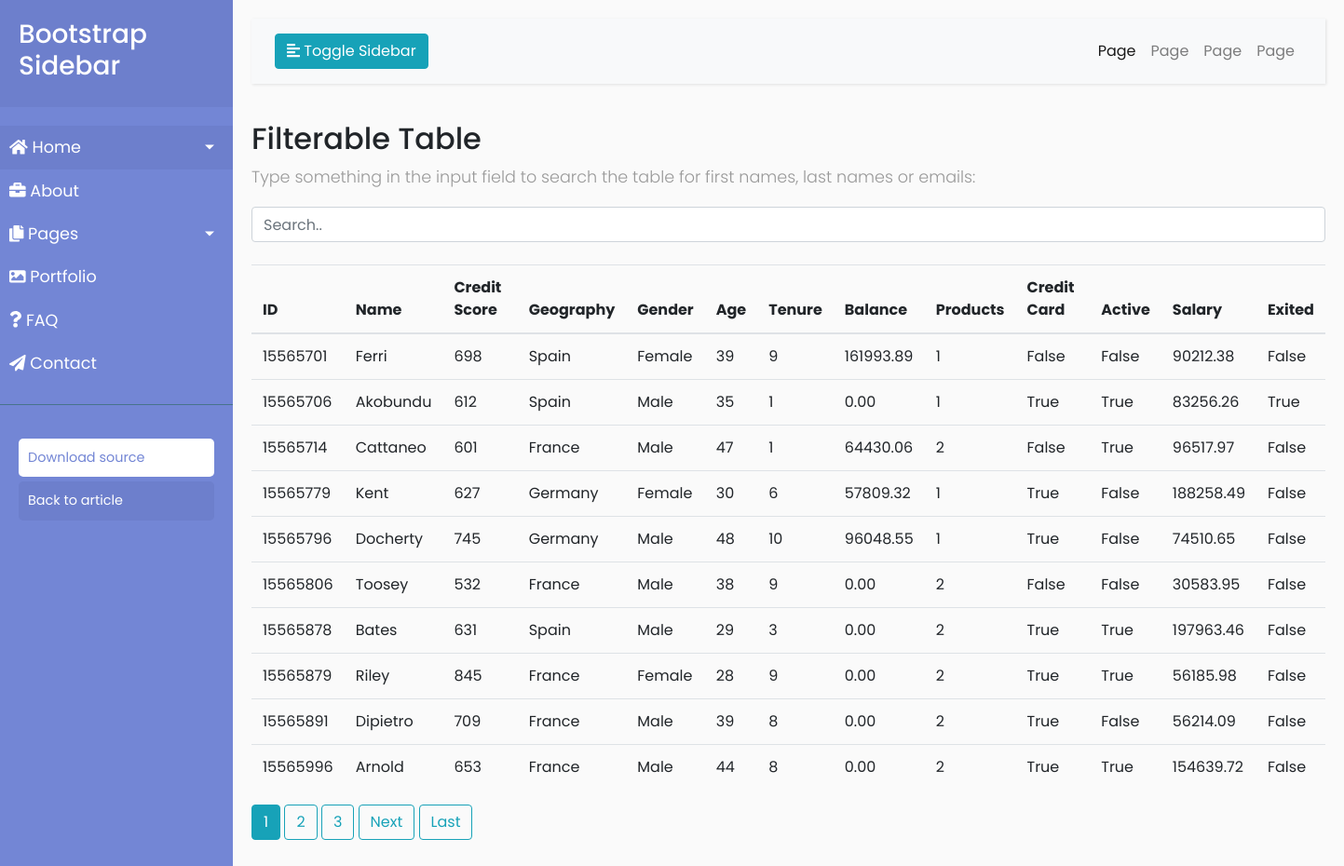
/clients/, run on the app's committed database.
### clients/models.py (models this page shows, shortened)
class Client(models.Model):
    client_id = models.IntegerField(primary_key=True)
    client_name = models.CharField(max_length=40)
    credit_score = models.IntegerField()
    geography = models.CharField(max_length=20)
    gender = models.CharField(max_length=20)
    age = models.IntegerField()
    tenure = models.IntegerField()
    balance = models.DecimalField(decimal_places=2, max_digits=10)
    num_of_products = models.IntegerField()
    has_credit_card = models.BooleanField()
    is_active_member = models.BooleanField()
    estimated_salary = models.DecimalField(decimal_places=2, max_digits=10)
    exited = models.BooleanField()

### clients/views.py (the view)
# urls.py: path('', ClientListView.as_view(), name='clients'),
class ClientListView(ListView):
    model = Client
    context_object_name = 'clients'
    ordering = ['client_id']
    paginate_by = 10

### clients/templates/clients/client_list.html (shortened to what this page needs)
{% extends "clients/base.html" %}
{% block content %}
<h2>Filterable Table</h2>
  <p>Type something in the input field to search the table for first names, last names or emails:</p>
  <input class="form-control" id="myInput" type="text" placeholder="Search..">
  <br>
    <table class="table table-hover">
      <thead>
        <tr>
          <th>ID</th>
          <th>Name</th>
          <th>Credit Score</th>
          <th>Geography</th>
          <th>Gender</th>
          <th>Age</th>
          <th>Tenure</th>
          <th>Balance</th>
          <th>Products</th>
          <th>Credit Card</th>
          <th>Active</th>
          <th>Salary</th>
          <th>Exited</th>
        </tr>
      </thead>
      <tbody id="tableData">
      {% for client in clients %}
          <tr>
            <td>{{ client.client_id }}</td>
            <td>{{ client.client_name }}</td>
            <td>{{ client.credit_score }}</td>
            <td>{{ client.geography }}</td>
            <td>{{ client.gender }}</td>
            <td>{{ client.age }}</td>
            <td>{{ client.tenure }}</td>
            <td>{{ client.balance }}</td>
            <td>{{ client.num_of_products }}</td>
            <td>{{ client.has_credit_card }}</td>
            <td>{{ client.is_active_member }}</td>
            <td>{{ client.estimated_salary }}</td>
            <td>{{ client.exited }}</td>
          </tr>
      {% endfor %}
      </tbody>
    </table>
  {% if is_paginated %}
    {% for num in page_obj.paginator.page_range %}
      {% if page_obj.number == num %}
        <a class="btn btn-info mb-4" href="?page={{ num }}">{{ num }}</a>
      {% elif num > page_obj.number|add:'-3' and num < page_obj.number|add:'3' %}
        <a class="btn btn-outline-info mb-4" href="?page={{ num }}">{{ num }}</a>
      {% endif %}
    {% endfor %}
    {% if page_obj.has_next %}
      <a class="btn btn-outline-info mb-4" href="?page={{ page_obj.next_page_number }}">Next</a>
      <a class="btn btn-outline-info mb-4" href="?page={{ page_obj.paginator.num_pages }}">Last</a>
    {% endif %}
  {% endif %}
{% endblock content %}

### clients/templates/clients/base.html (shortened to what this page needs)
{% load static %}
<!DOCTYPE html>
<html>
<head>
    <link rel="stylesheet" href="https://stackpath.bootstrapcdn.com/bootstrap/4.1.0/css/bootstrap.min.css">
		<link rel="stylesheet" href={% static 'clients/css/clients.css' %}>
</head>
<body>
    <div class="wrapper">
        <nav id="sidebar">
            <div class="sidebar-header">
                <h3>Bootstrap Sidebar</h3>
            </div>
            <ul class="list-unstyled components">
                <li class="active">
                    <a href="#homeSubmenu" data-toggle="collapse" aria-expanded="false" class="dropdown-toggle">
                        <i class="fas fa-home"></i>
                        Home
                    </a>
                </li>
                <li>
                    <a href="#">
                        <i class="fas fa-briefcase"></i>
                        About
                    </a>
                    <a href="#pageSubmenu" data-toggle="collapse" aria-expanded="false" class="dropdown-toggle">
                        <i class="fas fa-copy"></i>
                        Pages
                    </a>
                </li>
                <li>
                    <a href="#">
                        <i class="fas fa-image"></i>
                        Portfolio
                    </a>
                </li>
                <li>
                    <a href="#">
                        <i class="fas fa-question"></i>
                        FAQ
                    </a>
                </li>
                <li>
                    <a href="#">
                        <i class="fas fa-paper-plane"></i>
                        Contact
                    </a>
                </li>
            </ul>
            <ul class="list-unstyled CTAs">
                <li>
                    <a href="https://bootstrapious.com/tutorial/files/sidebar.zip" class="download">Download source</a>
                </li>
                <li>
                    <a href="https://bootstrapious.com/p/bootstrap-sidebar" class="article">Back to article</a>
                </li>
            </ul>
        </nav>
        <div id="content">
            <nav class="navbar navbar-expand-lg navbar-light bg-light">
                <div class="container-fluid">
                    <button type="button" id="sidebarCollapse" class="btn btn-info">
                        <i class="fas fa-align-left"></i>
                        <span>Toggle Sidebar</span>
                    </button>
                    <div class="collapse navbar-collapse" id="navbarSupportedContent">
                        <ul class="nav navbar-nav ml-auto">
                            <li class="nav-item active">
                                <a class="nav-link" href="#">Page</a>
                            </li>
                            <li class="nav-item">
                                <a class="nav-link" href="#">Page</a>
                            </li>
                            <li class="nav-item">
                                <a class="nav-link" href="#">Page</a>
                            </li>
                            <li class="nav-item">
                                <a class="nav-link" href="#">Page</a>
                            </li>
                        </ul>
                    </div>
                </div>
            </nav>
						{% block content %}{% endblock %}
			</div>
    </div>
</body>
</html>

### clients/static/clients/css/clients.css (style rules this page uses)
body { font-family: 'Poppins', sans-serif; background: #fafafa; }
p { font-family: 'Poppins', sans-serif; font-size: 1.1em; font-weight: 300; line-height: 1.7em; color: #999; }
a, a:hover, a:focus { color: inherit; text-decoration: none; transition: all 0.3s; }
.navbar { padding: 15px 10px; background: #fff; border: none; border-radius: 0; margin-bottom: 40px; box-shadow: 1px 1px 3px rgba(0, 0, 0, 0.1); }
i, span { display: inline-block; }
.wrapper { display: flex; align-items: stretch; }
#sidebar { min-width: 250px; max-width: 250px; background: #7386D5; color: #fff; transition: all 0.3s; }
#sidebar ul li a { text-align: left; }
#sidebar .sidebar-header { padding: 20px; background: #6d7fcc; }
#sidebar ul.components { padding: 20px 0; border-bottom: 1px solid #47748b; }
#sidebar ul li a { padding: 10px; font-size: 1.1em; display: block; }
#sidebar ul li.active>a, a[aria-expanded="true"] { color: #fff; background: #6d7fcc; }
a[data-toggle="collapse"] { position: relative; }
.dropdown-toggle::after { display: block; position: absolute; top: 50%; right: 20px; transform: translateY(-50%); }
ul.CTAs { padding: 20px; }
ul.CTAs a { text-align: center; font-size: 0.9em !important; display: block; border-radius: 5px; margin-bottom: 5px; }
a.download { background: #fff; color: #7386D5; }
a.article, a.article:hover { background: #6d7fcc !important; color: #fff !important; }
#content { width: 100%; padding: 20px; min-height: 100vh; transition: all 0.3s; }

### data on the page
Client: client_id "15565701", client_name "Ferri", credit_score "698", geography "Spain", gender "Female", age "39", tenure "9", balance "161993.89", num_of_products "1", has_credit_card "False", is_active_member "False", estimated_salary "90212.38", exited "False"
Client: client_id "15565706", client_name "Akobundu", credit_score "612", geography "Spain", gender "Male", age "35", tenure "1", balance "0.00", num_of_products "1", has_credit_card "True", is_active_member "True", estimated_salary "83256.26", exited "True"
Client: client_id "15565714", client_name "Cattaneo", credit_score "601", geography "France", gender "Male", age "47", tenure "1", balance "64430.06", num_of_products "2", has_credit_card "False", is_active_member "True", estimated_salary "96517.97", exited "False"
Client: client_id "15565779", client_name "Kent", credit_score "627", geography "Germany", gender "Female", age "30", tenure "6", balance "57809.32", num_of_products "1", has_credit_card "True", is_active_member "False", estimated_salary "188258.49", exited "False"
Client: client_id "15565796", client_name "Docherty", credit_score "745", geography "Germany", gender "Male", age "48", tenure "10", balance "96048.55", num_of_products "1", has_credit_card "True", is_active_member "False", estimated_salary "74510.65", exited "False"
Client: client_id "15565806", client_name "Toosey", credit_score "532", geography "France", gender "Male", age "38", tenure "9", balance "0.00", num_of_products "2", has_credit_card "False", is_active_member "False", estimated_salary "30583.95", exited "False"
Client: client_id "15565878", client_name "Bates", credit_score "631", geography "Spain", gender "Male", age "29", tenure "3", balance "0.00", num_of_products "2", has_credit_card "True", is_active_member "True", estimated_salary "197963.46", exited "False"
Client: client_id "15565879", client_name "Riley", credit_score "845", geography "France", gender "Female", age "28", tenure "9", balance "0.00", num_of_products "2", has_credit_card "True", is_active_member "True", estimated_salary "56185.98", exited "False"
Client: client_id "15565891", client_name "Dipietro", credit_score "709", geography "France", gender "Male", age "39", tenure "8", balance "0.00", num_of_products "2", has_credit_card "True", is_active_member "False", estimated_salary "56214.09", exited "False"
Client: client_id "15565996", client_name "Arnold", credit_score "653", geography "France", gender "Male", age "44", tenure "8", balance "0.00", num_of_products "2", has_credit_card "True", is_active_member "True", estimated_salary "154639.72", exited "False"

### other printed values
{{ num }} "1"
{{ num }} "2" "3"
